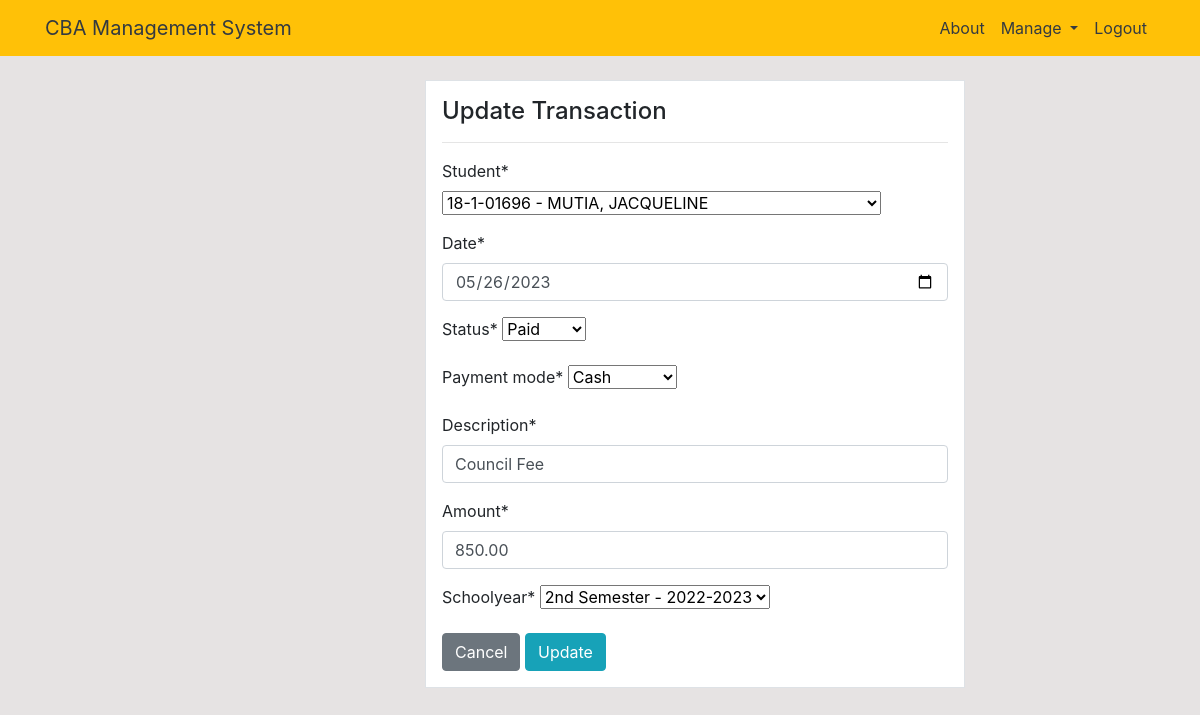
/transaction/update/10/ (signed in), run on the app's committed database.
### dashboard/models.py (models this page shows, shortened)
class Student(models.Model):
    student_id = models.CharField(max_length=50)
    last_name = models.CharField(max_length=50)
    first_name = models.CharField(max_length=50)
    middle_initial = models.CharField(max_length=15, null=True)
    course = models.ForeignKey(Course, on_delete=models.CASCADE, db_constraint=False)
    year_level = models.CharField(max_length=10, choices=YEARLEVEL)
    def __str__(self):
        return f'{self.student_id} - {self.last_name}, {self.first_name}'

class Transaction(models.Model):
    student = models.ForeignKey(Student, on_delete=models.CASCADE, null=True)
    date = models.DateField(null=True)
    status = models.CharField(max_length=20, choices=TRANSACTION_STATUS_CHOICES, default='PENDING')
    payment_mode = models.CharField(max_length=20, choices=PAYMENT_MODES, null=True)
    description = models.CharField(max_length=100, null=True)
    amount = models.DecimalField(max_digits=12, decimal_places=2, null=True)
    schoolyear = models.ForeignKey(SchoolYear, on_delete=models.CASCADE, null=True)

### dashboard/views.py (the view)
# urls.py: path('transaction/update/<int:pk>/', views.transaction_update, name='dashboard-transaction-update'),
@login_required
def transaction_update(request, pk):
    transactions = Transaction.objects.get(id=pk)
    if request.method == 'POST':
        form = TransactionForm(request.POST, instance=transactions)
        if form.is_valid():
            form.save()
            return redirect('dashboard-transaction')
    else:
        form = TransactionForm(instance=transactions)
    context = {
        'form': form,
    }
    return render(request, 'dashboard/transaction_update.html', context)

### dashboard/forms.py
class TransactionForm(forms.ModelForm):
    class Meta:
        model = Transaction
        fields = ['student', 'date', 'status', 'payment_mode', 'description', 'amount', 'schoolyear']
        widgets = {
            'date': DateInput(attrs={'type': 'date'})
        }

### dashboard/models.py (called while the page is built)
    def __str__(self):
        return f'{self.semester} - {self.schoolyear}'

### templates/dashboard/transaction_update.html (shortened to what this page needs)
{% extends 'partials/base.html' %}
{% load crispy_forms_tags %}
{% block content %}
<div class="container">
    <div class="row my-4">
        <div class="col-md-6 offset-md-4">
            <div class="border bg-white p-3">
                <h4>Update Transaction</h4>
                <hr>
            <form method="POST">
                {{ form|crispy }}
                <a class='btn btn-secondary' href="{% url 'dashboard-transaction' %}">Cancel</a>
                <input class="btn btn-info" type="submit" value="Update">
            </form>
        </div>
    </div>
</div>
{% endblock %}

### dashboard/static/style.css (style rules this page uses)
body { background: rgb(230, 227, 227); }

### data on the page
Student: student "18-1-01696 - MUTIA, JACQUELINE"
Transaction: date "05/26/2023", status "Paid", payment_mode "Cash", description "Council Fee", amount "850.00", schoolyear "2nd Semester - 2022-2023"
